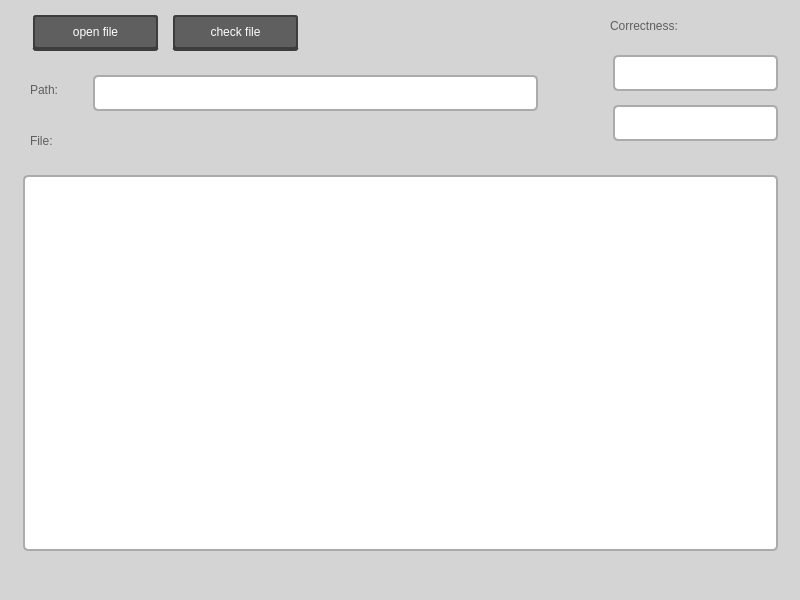
<?xml version="1.0" encoding="UTF-8"?>
<ui version="4.0">
 <class>MainWindow</class>
 <widget class="QMainWindow" name="MainWindow">
  <property name="geometry">
   <rect>
    <x>0</x>
    <y>0</y>
    <width>800</width>
    <height>600</height>
   </rect>
  </property>
  <property name="windowTitle">
   <string>MainWindow</string>
  </property>
  <property name="styleSheet">
   <string notr="true">
background-color: rgb(212, 212, 212);</string>
  </property>
  <widget class="QWidget" name="centralwidget">
   <widget class="QLabel" name="label">
    <property name="geometry">
     <rect>
      <x>20</x>
      <y>170</y>
      <width>761</width>
      <height>381</height>
     </rect>
    </property>
    <property name="styleSheet">
     <string notr="true">font: 12pt &quot;Segoe UI Variable Display&quot;;
margin-right:3%;
margin-left:3%;
margin-top:5px;
border-radius:5px;
padding: 5px 9px;
color: rgb(95, 95, 95);
background-color: rgb(255, 255, 255);
border-bottom: 2px solid rgb(171, 171, 171);
border-top: 2px solid rgb(171, 171, 171);
border-right: 2px solid rgb(171, 171, 171);
border-left: 2px solid rgb(171, 171, 171);</string>
    </property>
    <property name="text">
     <string/>
    </property>
   </widget>
   <widget class="QPushButton" name="openFile">
    <property name="geometry">
     <rect>
      <x>30</x>
      <y>10</y>
      <width>131</width>
      <height>41</height>
     </rect>
    </property>
    <property name="styleSheet">
     <string notr="true">QPushButton {
    margin-right:3%;
	margin-left:3%;
	margin-top:5px;
	border-radius:3px;
	padding: 5px 9px;
	color: white;
	font: 600 12pt &quot;Segoe UI Semibold&quot;;
	background-color:rgb(95, 95, 95);
	border-bottom: 4px solid rgb(61, 61, 61);
	border-top: 2px solid rgb(61, 61, 61);
	border-right: 2px solid rgb(61, 61, 61);
	border-left: 2px solid rgb(61, 61, 61);
}
QPushButton:hover {
 margin-right:3%;
	margin-left:3%;
	margin-top:5px;
	border-radius:5px;
	padding: 5px 9px;
	color: rgb(95, 95, 95);
	font: 600 12pt &quot;Segoe UI Semibold&quot;;
	background-color:rgb(171, 171, 171);
	border-bottom: 2px solid rgb(95, 95, 95);
	border-top: 2px solid rgb(95, 95, 95);
	border-right: 2px solid rgb(95, 95, 95);
	border-left: 2px solid rgb(95, 95, 95);    
}
QPushButton:pressed {
 margin-right:3%;
	margin-left:3%;
	margin-top:5px;
	border-radius:5px;
	padding: 5px 9px;
	color: rgb(95, 95, 95);
	font: 600 12pt &quot;Segoe UI Semibold&quot;;
	background-color:rgb(217, 217, 217);
	border-bottom: 2px solid rgb(95, 95, 95);
	border-top: 2px solid rgb(95, 95, 95);
	border-right: 2px solid rgb(95, 95, 95);
	border-left: 2px solid rgb(95, 95, 95);
}</string>
    </property>
    <property name="text">
     <string>open file</string>
    </property>
   </widget>
   <widget class="QPushButton" name="checkFile">
    <property name="geometry">
     <rect>
      <x>170</x>
      <y>10</y>
      <width>131</width>
      <height>41</height>
     </rect>
    </property>
    <property name="styleSheet">
     <string notr="true">QPushButton {
    margin-right:3%;
	margin-left:3%;
	margin-top:5px;
	border-radius:3px;
	padding: 5px 9px;
	color: white;
	font: 600 12pt &quot;Segoe UI Semibold&quot;;
	background-color:rgb(95, 95, 95);
	border-bottom: 4px solid rgb(61, 61, 61);
	border-top: 2px solid rgb(61, 61, 61);
	border-right: 2px solid rgb(61, 61, 61);
	border-left: 2px solid rgb(61, 61, 61);
}
QPushButton:hover {
 margin-right:3%;
	margin-left:3%;
	margin-top:5px;
	border-radius:5px;
	padding: 5px 9px;
	color: rgb(95, 95, 95);
	font: 600 12pt &quot;Segoe UI Semibold&quot;;
	background-color:rgb(171, 171, 171);
	border-bottom: 2px solid rgb(95, 95, 95);
	border-top: 2px solid rgb(95, 95, 95);
	border-right: 2px solid rgb(95, 95, 95);
	border-left: 2px solid rgb(95, 95, 95);    
}
QPushButton:pressed {
 margin-right:3%;
	margin-left:3%;
	margin-top:5px;
	border-radius:5px;
	padding: 5px 9px;
	color: rgb(95, 95, 95);
	font: 600 12pt &quot;Segoe UI Semibold&quot;;
	background-color:rgb(217, 217, 217);
	border-bottom: 2px solid rgb(95, 95, 95);
	border-top: 2px solid rgb(95, 95, 95);
	border-right: 2px solid rgb(95, 95, 95);
	border-left: 2px solid rgb(95, 95, 95);
}</string>
    </property>
    <property name="text">
     <string>check file</string>
    </property>
   </widget>
   <widget class="QLabel" name="correct">
    <property name="geometry">
     <rect>
      <x>610</x>
      <y>50</y>
      <width>171</width>
      <height>41</height>
     </rect>
    </property>
    <property name="styleSheet">
     <string notr="true">font: 12pt &quot;Segoe UI Variable Display&quot;;
margin-right:3%;
margin-left:3%;
margin-top:5px;
border-radius:5px;
padding: 5px 9px;
color: rgb(95, 95, 95);
background-color: rgb(255, 255, 255);
border-bottom: 2px solid rgb(171, 171, 171);
border-top: 2px solid rgb(171, 171, 171);
border-right: 2px solid rgb(171, 171, 171);
border-left: 2px solid rgb(171, 171, 171);</string>
    </property>
    <property name="text">
     <string/>
    </property>
   </widget>
   <widget class="QLabel" name="pathToFile">
    <property name="geometry">
     <rect>
      <x>90</x>
      <y>70</y>
      <width>451</width>
      <height>41</height>
     </rect>
    </property>
    <property name="styleSheet">
     <string notr="true">
font: 12pt &quot;Segoe UI Variable Display&quot;;
margin-right:3%;
margin-left:3%;
margin-top:5px;
border-radius:5px;
padding: 5px 9px;
color: rgb(95, 95, 95);

background-color: rgb(255, 255, 255);
border-bottom: 2px solid rgb(171, 171, 171);
border-top: 2px solid rgb(171, 171, 171);
border-right: 2px solid rgb(171, 171, 171);
border-left: 2px solid rgb(171, 171, 171);</string>
    </property>
    <property name="text">
     <string/>
    </property>
   </widget>
   <widget class="QLabel" name="error">
    <property name="geometry">
     <rect>
      <x>610</x>
      <y>100</y>
      <width>171</width>
      <height>41</height>
     </rect>
    </property>
    <property name="styleSheet">
     <string notr="true">font: 12pt &quot;Segoe UI Variable Display&quot;;
margin-right:3%;
margin-left:3%;
margin-top:5px;
border-radius:5px;
padding: 5px 9px;
color: rgb(95, 95, 95);
background-color: rgb(255, 255, 255);
border-bottom: 2px solid rgb(171, 171, 171);
border-top: 2px solid rgb(171, 171, 171);
border-right: 2px solid rgb(171, 171, 171);
border-left: 2px solid rgb(171, 171, 171);</string>
    </property>
    <property name="text">
     <string/>
    </property>
   </widget>
   <widget class="QLabel" name="label_2">
    <property name="geometry">
     <rect>
      <x>610</x>
      <y>10</y>
      <width>181</width>
      <height>31</height>
     </rect>
    </property>
    <property name="styleSheet">
     <string notr="true">color: rgb(95, 95, 95);
font: 600 14pt &quot;Segoe UI Semibold&quot;;</string>
    </property>
    <property name="text">
     <string>Correctness:</string>
    </property>
   </widget>
   <widget class="QLabel" name="label_3">
    <property name="geometry">
     <rect>
      <x>30</x>
      <y>80</y>
      <width>63</width>
      <height>20</height>
     </rect>
    </property>
    <property name="styleSheet">
     <string notr="true">
font: 600 14pt &quot;Segoe UI Semibold&quot;;
color: rgb(95, 95, 95);</string>
    </property>
    <property name="text">
     <string>Path:</string>
    </property>
   </widget>
   <widget class="QLabel" name="label_4">
    <property name="geometry">
     <rect>
      <x>30</x>
      <y>130</y>
      <width>91</width>
      <height>21</height>
     </rect>
    </property>
    <property name="styleSheet">
     <string notr="true">font: 600 14pt &quot;Segoe UI Semibold&quot;;
color: rgb(95, 95, 95);</string>
    </property>
    <property name="text">
     <string>File:</string>
    </property>
   </widget>
  </widget>
  <widget class="QMenuBar" name="menubar">
   <property name="geometry">
    <rect>
     <x>0</x>
     <y>0</y>
     <width>800</width>
     <height>26</height>
    </rect>
   </property>
  </widget>
  <widget class="QStatusBar" name="statusbar"/>
 </widget>
 <resources/>
 <connections/>
</ui>
